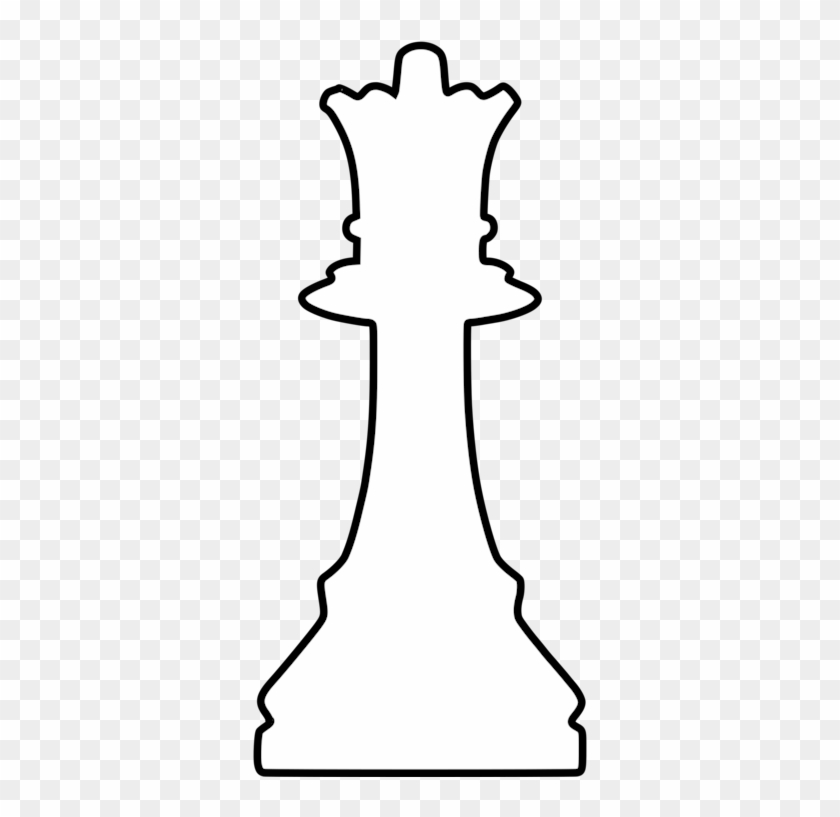
#> input picture tools/sprites/ref_queen.png, 840 x 817 px
$ python redo_queen.py
#> lines starting #> are read from the running program, lines starting #| are printed output that depends on the picture
### tools/sprites/restyle.py
"""Restyle all white piece statics to a unified flat-white look while
keeping each piece's silhouette PIXEL-IDENTICAL to the original. Then
recolor each new white sprite to its black sibling.

Style:
  - 1px dark outline along the silhouette boundary
  - mostly solid white interior with a light right-edge shadow band for
    minimal volume cue
  - bishop & assassin_bishop also get a small dark cross painted on the
    mitre face

Verification:
  - After redraw we compare the binary alpha mask of the new sprite to
    the original. They must match exactly (within an alpha threshold).
  - If any piece fails verification we abort with a diff count so we can
    debug — no half-broken art gets written to disk.
"""

from __future__ import annotations

import sys
from pathlib import Path
from PIL import Image

ROOT = Path(__file__).resolve().parent.parent.parent
sys.path.insert(0, str(Path(__file__).resolve().parent))
from gen_sprites import recolor_to_black  # noqa: E402

WHITE_DIR = ROOT / "godot/assets/sprites/anim/pieces/white"
BLACK_DIR = ROOT / "godot/assets/sprites/anim/pieces/black"

PIECES = [
    "pawn", "rook", "knight", "bishop", "queen", "king",
    "bandit_pawn", "alter_knight", "assassin_bishop",
]

ALPHA_THRESH = 8

# Palette
OUTLINE = (40, 40, 50, 255)
FILL    = (250, 248, 242, 255)
SHADOW  = (210, 208, 200, 255)
# Feature accents — used for cape & sword internals so they read as
# distinct elements painted *on* the white silhouette without changing
# its outer shape.
CAPE_FILL    = (108, 60, 60, 255)
CAPE_SHADOW  = (78, 40, 42, 255)
SWORD_DARK   = (60, 60, 70, 255)

# Pieces that get a dark cross painted on the mitre face.
CROSS_PIECES = {"bishop", "assassin_bishop"}


def silhouette_mask(img: Image.Image) -> list[list[bool]]:
    w, h = img.size
    px = img.load()
    return [[px[x, y][3] > ALPHA_THRESH for y in range(h)] for x in range(w)]


def is_outline(mask: list[list[bool]], x: int, y: int) -> bool:
    """True if (x,y) is in the silhouette but has at least one neighbor
    (4-connectivity, with the canvas border counting as transparent) that
    is OUT of the silhouette."""
    w = len(mask)
    h = len(mask[0])
    if not mask[x][y]:
        return False
    for dx, dy in ((-1, 0), (1, 0), (0, -1), (0, 1)):
        nx, ny = x + dx, y + dy
        if not (0 <= nx < w and 0 <= ny < h):
            return True
        if not mask[nx][ny]:
            return True
    return False


def restyle_one(orig: Image.Image, piece_id: str) -> Image.Image:
    w, h = orig.size
    mask = silhouette_mask(orig)
    out = Image.new("RGBA", (w, h), (0, 0, 0, 0))
    op = out.load()

    # Pass 1: outline + plain fill
    for y in range(h):
        for x in range(w):
            if not mask[x][y]:
                continue
            if is_outline(mask, x, y):
                op[x, y] = OUTLINE
            else:
                op[x, y] = FILL

    # Pass 2: right-edge shadow band per row (1-2 pixels of FILL closest
    # to the right outline get SHADOW). This gives subtle volume without
    # adding internal detail.
    for y in range(h):
        # Find indices in this row that are interior (FILL). Walk from the
        # right and convert up to 2 contiguous fill pixels to SHADOW.
        row_fill_xs = [x for x in range(w) if op[x, y] == FILL]
        if not row_fill_xs:
            continue
        for x in row_fill_xs[-2:]:
            op[x, y] = SHADOW

    # Pass 3: piece-specific feature painting is now handled by
    # tools/sprites/refine_features.py via PixelLab so the added details
    # match the suite's pixel-art aesthetic. restyle.py only does the
    # silhouette-preserving repaint.
    return out


# [155 lines left out: functions paint_cape, paint_sword, paint_bishop_cross, silhouette_diff, main, not called in this run]


# [2 lines that do not run on import are left out]

### tools/sprites/gen_sprites.py
"""Generate Chess-2 piece sprites via the PixelLab API.

Pipeline (cost-aware):
  1. Generate ONE anchor piece (white pawn) via pixflux (text-only).
  2. Generate the other 5 white base pieces via bitforge, conditioned
     on the white pawn as style_image — locks all 6 white pieces to
     a coherent style.
  3. Generate 3 white variants (bandit_pawn, alter_knight, assassin_bishop)
     via bitforge with their respective white base piece as both
     style_image AND init_image — preserves the base shape and adds
     the variant feature (cape, horn, sword).
  4. Procedurally recolor each white sprite to black via PIL — single
     local pass, free, deterministic. No API calls for black versions.

Total API calls: 9 (1 pixflux + 8 bitforge).

Outputs land at:
  godot/assets/sprites/anim/pieces/<color>/<piece_id>/static.png

Prerequisites:
  - pip install pixellab
  - .env file at project root with PIXELLAB_API_KEY=...

Usage:
  python tools/gen_sprites.py            # generate all (skips files that exist)
  python tools/gen_sprites.py --force    # regenerate everything
  python tools/gen_sprites.py --only pawn rook    # regenerate specific pieces

Note: This script overwrites only `static.png` per piece. Animation strips
(move, attack, hit, death) are still produced by generate_sprites.py and
will look stylistically different from the AI-generated statics until
they're regenerated separately. Run generate_sprites.py once first to
ensure non-static animation strips and FX exist, THEN run this script.
generate_sprites.py would overwrite our static.png if re-run after.
"""

from __future__ import annotations

import argparse
import os
import sys
import time
from pathlib import Path

import pixellab
from dotenv import load_dotenv
from PIL import Image, ImageDraw

ROOT = Path(__file__).resolve().parent.parent.parent
SPRITES_ROOT = ROOT / "godot" / "assets" / "sprites" / "anim" / "pieces"

# Native generation resolution. PixelLab handles up to 400x400; we go 64x64
# because the in-game sprite container after the 4px tile padding on a 72px
# square is ~64x64, so 64x64 art renders 1:1 with no scaling. Higher than
# the 32x32 of the existing procedural strips, but the renderer's
# STRETCH_KEEP_ASPECT_CENTERED + nearest filter handles the mismatch.
SIZE = 64

# Common style suffix appended to every prompt to keep the suite cohesive.
STYLE = (
    ", clean pixel art chess piece, frontal view (camera facing the piece "
    "head-on), simple flat background that will be removed, single piece "
    "centered, dark outline, smooth shading, recognizable silhouette"
)

BASE_PIECES = ["pawn", "rook", "knight", "bishop", "queen", "king"]

DESCRIPTIONS_WHITE = {
    "pawn":   "white chess pawn, simple round head on a stout body",
    "rook":   ("Staunton chess rook piece. WIDE squat cylindrical body. "
               "The top is a small castle battlement: flat horizontal "
               "top edge with 3 rectangular teeth sticking up "
               "(crenellations like a parapet wall)"),
    "knight": ("Staunton chess knight piece — a horse head in profile "
               "facing right with a flowing mane and a bridle, mounted "
               "on a round base"),
    "bishop": ("Staunton chess bishop piece. Tall slender body with a "
               "round base and a thin neck collar. The TOP is shaped "
               "like a tall POINTED OVAL CAP (a teardrop-shaped mitre "
               "ending in a small round bead at the very top) with a "
               "CURVED DIAGONAL SLIT cut into the front of the cap from "
               "the upper-left toward the lower-right, like a sliver "
               "removed from the side"),
    "queen":  ("Staunton chess queen piece. Tall slender body. The TOP "
               "is a wide CROWN with multiple POINTED PEAKS each tipped "
               "with a SMALL ROUND PEARL (like a tiara: a row of about "
               "5 sharp points each capped with a tiny ball, arched "
               "across the top of the head). The crown is wider than "
               "the body. NO cross on top"),
    "king":   ("Staunton chess king piece. Tall slender body. The very "
               "TOP is a small CHRISTIAN CROSS — a clear plus-sign shape "
               "(one short vertical bar crossed by one short horizontal "
               "bar) sitting on a tiny round orb. The cross is the only "
               "thing on top, no points or spikes around it"),
}

# Negative prompts — explicitly excluded features per piece. Used by pixflux
# to steer away from common confusions.
NEGATIVE_WHITE = {
    "rook":   "spire, point, finial, dome, sphere, ball on top, cross, crown",
    "bishop": "cross, crown of points, spikes, flat top, multiple peaks",
    "queen":  "cross, mitre, slit, single point, dome, smooth ball top",
    "king":   "crown of points, multiple points, pearls, spikes, mitre, slit",
}

# Variants: (variant_id, base_id, prompt, use_init_image).
# use_init_image=True: gen_variant uses the base sprite as init_image so
# the variant inherits the base silhouette, with the prompt adding the
# distinguishing feature. Works for large features (cape).
# use_init_image=False: pure pixflux from text. Use when the feature is
# small enough that the base shape suppresses it (sword on bishop's back).
VARIANTS = [
    ("bandit_pawn",
     "pawn",
     "white chess pawn wearing a flowing dark red cape draped over its "
     "shoulders, the cape clearly visible behind the body",
     True),
    ("alter_knight",
     "knight",
     "white chess knight as a unicorn — a single long pointed horn stands "
     "straight up from the horse's forehead, like a unicorn",
     True),
    ("assassin_bishop",
     "bishop",
     "white pixel art chess bishop holding a long sheathed sword "
     "vertically behind its back, the sword's hilt visible above the "
     "bishop's mitre, the sheath extending downward behind the body",
     False),
]


# [9 lines left out: function load_client, not called in this run]


def static_path(color: str, piece_id: str) -> Path:
    return SPRITES_ROOT / color / piece_id / "static.png"


# [72 lines left out: functions save_png, gen_anchor, gen_white_base, gen_variant, not called in this run]


# =============================================================================
# INPAINT HEAD REPLACEMENT
# =============================================================================
# Take an existing AI-generated piece and ask PixelLab to regenerate
# JUST the top region (the head) with the iconic feature prompt. Keeps
# the body intact while letting the model paint a distinctive head.

HEAD_PROMPTS = {
    "rook": ("the top of a stone castle wall: a perfectly FLAT and "
             "HORIZONTAL top edge (a straight horizontal line) with "
             "THREE SHORT SQUARE BLOCKS sticking straight UP from that "
             "flat line, evenly spaced. Like a tiny city wall battlement"),
    "bishop": ("smooth round-topped pixel-art bishop mitre with a "
               "clear PLUS SIGN cut (two perpendicular lines forming "
               "a cross shape) carved as a notch into the front face"),
    "queen": ("wide pixel-art chess queen crown with FIVE TALL SHARP "
              "POINTED SPIKES radiating straight up like a fan, the "
              "crown wider than the body, like a tiara of sharp peaks"),
    "king": ("a CLEAR plus-sign CROSS shape (vertical bar + horizontal "
             "crossbar) sitting on a tiny round orb at the very top"),
}

HEAD_NEGATIVES = {
    "rook":   "single point, spire, pointed top, cross, dome, sphere, finial, spike, peak, crown",
    "bishop": "cross on top, crown of points, multiple spikes, flat top, plain bauble",
    "queen":  "cross, single point, mitre, slit, dome, plain ball",
    "king":   "crown of points, multiple spikes, mitre, slit, plain bauble, single ball",
}


# [51 lines left out: functions _bbox_top, _make_head_mask, inpaint_head, not called in this run]


def recolor_to_black(white_img: Image.Image) -> Image.Image:
    """Procedural white -> black palette swap.
    Approach: brightness-based remap. Bright pixels (the cream interior)
    get mapped to dark grey; dark pixels (the outline / shadows) stay
    near-dark with a small lift so they don't blend into the new fill.
    Transparent pixels stay transparent."""
    img = white_img.convert("RGBA").copy()
    px = img.load()
    w, h = img.size
    for y in range(h):
        for x in range(w):
            r, g, b, a = px[x, y]
            if a < 8:
                continue
            v = (r + g + b) / 3.0
            if v >= 200:
                # Bright fill (white) → mid-dark grey
                nv = 64
            elif v >= 140:
                # Mid fill (mid highlight) → darker grey
                nv = 48
            elif v >= 80:
                # Shadow tones → very dark grey, slight blue cast
                nv = 32
            else:
                # Outline / deep shadow → keep near-black, very slight lift
                nv = max(r, 12)
                px[x, y] = (nv, nv, nv, a)
                continue
            # Slight cool tint so black pieces don't read as muddy brown
            px[x, y] = (nv, nv, min(255, nv + 6), a)
    return img


# [82 lines left out: function main, not called in this run]


# [2 lines that do not run on import are left out]

### tools/sprites/redo_queen.py
"""Direct conversion of the line-art queen reference to a 64x64 pixel-
art queen sprite in the suite palette.

Pipeline:
  1. Threshold the ref to find black outline pixels.
  2. Flood-fill from the four corners on 'background' (white pixels).
     Everything NOT background is the queen silhouette (outline + interior).
  3. Tight crop to the silhouette bbox, downscale to a 64x64 canvas
     preserving aspect ratio (centered).
  4. Threshold the downscaled image into a clean binary alpha mask.
  5. Procedurally symmetrize the silhouette around the centroid x so
     the 5-crenellation crown reads as bilaterally symmetric.
  6. Run restyle to enforce the suite palette (1px outline + cream fill
     + right-edge shadow band).
  7. Save white + recolor black.
  8. Comprehensive verification.
"""

from __future__ import annotations

import sys
from collections import deque
from pathlib import Path
from PIL import Image

ROOT = Path(__file__).resolve().parent.parent.parent
sys.path.insert(0, str(Path(__file__).resolve().parent))
from gen_sprites import recolor_to_black  # noqa: E402
from restyle import restyle_one  # noqa: E402

REF       = ROOT / "tools/sprites/ref_queen.png"
WHITE_DIR = ROOT / "godot/assets/sprites/anim/pieces/white"
BLACK_DIR = ROOT / "godot/assets/sprites/anim/pieces/black"
SIZE = 64
ALPHA_THRESH = 8


def silhouette_from_lineart(ref: Image.Image) -> Image.Image:
    """Return an RGBA image same size as ref where queen pixels are
    opaque white and everything else is transparent."""
    w, h = ref.size
    src = ref.load()

    # is_bg: bright pixel (any non-outline pixel). The reference has
    # JPEG noise so we threshold loosely: anything brighter than ~200
    # is bg-ish. The outline is near-black so it'll fall well below.
    def is_bg(x: int, y: int) -> bool:
        r, g, b = src[x, y][:3]
        return r > 200 and g > 200 and b > 200

    visited = [[False] * h for _ in range(w)]
    bg_mask = [[False] * h for _ in range(w)]

    # Seed flood-fill from EVERY border pixel that's bg-ish. Robust
    # against any single corner being corrupted.
    q = deque()
    border = (
        [(x, 0) for x in range(w)]
        + [(x, h - 1) for x in range(w)]
        + [(0, y) for y in range(h)]
        + [(w - 1, y) for y in range(h)]
    )
    for bx, by in border:
        if not visited[bx][by] and is_bg(bx, by):
            visited[bx][by] = True
            bg_mask[bx][by] = True
            q.append((bx, by))

    while q:
        x, y = q.popleft()
        for dx, dy in ((1, 0), (-1, 0), (0, 1), (0, -1)):
            nx, ny = x + dx, y + dy
            if not (0 <= nx < w and 0 <= ny < h):
                continue
            if visited[nx][ny]:
                continue
            visited[nx][ny] = True
            if is_bg(nx, ny):
                bg_mask[nx][ny] = True
                q.append((nx, ny))

    out = Image.new("RGBA", (w, h), (0, 0, 0, 0))
    op = out.load()
    for y in range(h):
        for x in range(w):
            if not bg_mask[x][y]:
                op[x, y] = (255, 255, 255, 255)
    return out


def silhouette_bbox(img: Image.Image) -> tuple[int, int, int, int]:
    w, h = img.size
    px = img.load()
    xs = []; ys = []
    for y in range(h):
        for x in range(w):
            if px[x, y][3] > ALPHA_THRESH:
                xs.append(x); ys.append(y)
    return min(xs), min(ys), max(xs), max(ys)


def fit_to_canvas(silhouette: Image.Image, target: int,
                  debug_save: Path | None = None) -> Image.Image:
    """Crop to silhouette bbox, scale to fit target × target preserving
    aspect, paste centered on a transparent canvas.

    Uses LANCZOS for the resample then a low alpha threshold (>=32)
    so the thin crown crenellations survive (they read as semi-
    transparent edges after downscale)."""
    x0, y0, x1, y1 = silhouette_bbox(silhouette)
    crop = silhouette.crop((x0, y0, x1 + 1, y1 + 1))
    cw, ch = crop.size
    aspect = cw / ch
    if aspect > 1:
        new_w = target
        new_h = int(target / aspect)
    else:
        new_h = target
        new_w = int(target * aspect)
    crop = crop.resize((new_w, new_h), Image.LANCZOS)
    canvas = Image.new("RGBA", (target, target), (0, 0, 0, 0))
    canvas.paste(crop, ((target - new_w) // 2, (target - new_h) // 2), crop)
    if debug_save is not None:
        canvas.save(debug_save)
    # Threshold alpha generously so thin features (crenellations) survive
    px = canvas.load()
    for y in range(target):
        for x in range(target):
            r, g, b, a = px[x, y]
            if a < 32:
                px[x, y] = (0, 0, 0, 0)
            else:
                px[x, y] = (255, 255, 255, 255)
    return canvas


def alpha_mask(img):
    w, h = img.size
    px = img.load()
    return [[px[x, y][3] > ALPHA_THRESH for y in range(h)] for x in range(w)]


def silhouette_centroid_x(mask) -> int:
    w = len(mask); h = len(mask[0])
    xs = [x for y in range(h) for x in range(w) if mask[x][y]]
    if not xs:
        return w // 2
    return round(sum(xs) / len(xs))


def symmetrize(img: Image.Image, cx: int) -> Image.Image:
    """Per row, take the dominant side (more opaque pixels) and mirror
    it. Result is perfectly bilateral around column cx."""
    w, h = img.size
    src = img.load()
    out = Image.new("RGBA", (w, h), (0, 0, 0, 0))
    dst = out.load()
    for y in range(h):
        left = sum(1 for x in range(0, cx) if src[x, y][3] > ALPHA_THRESH)
        right = sum(1 for x in range(cx, w) if src[x, y][3] > ALPHA_THRESH)
        dst[cx, y] = src[cx, y]
        if left >= right:
            for d in range(1, max(cx + 1, w - cx)):
                xl = cx - d
                xr = cx + d
                if 0 <= xl < w and 0 <= xr < w:
                    dst[xl, y] = src[xl, y]
                    dst[xr, y] = src[xl, y]
        else:
            for d in range(1, max(cx + 1, w - cx)):
                xl = cx - d
                xr = cx + d
                if 0 <= xl < w and 0 <= xr < w:
                    dst[xr, y] = src[xr, y]
                    dst[xl, y] = src[xr, y]
    return out


def count_crown_peaks(img: Image.Image) -> int:
    """Count the number of peaks in the top profile of the silhouette
    (treating local minima of topmost-y as 'peaks')."""
    w, h = img.size
    mask = alpha_mask(img)
    top_profile = []
    for x in range(w):
        ty = None
        for y in range(h):
            if mask[x][y]:
                ty = y
                break
        top_profile.append(ty if ty is not None else h)
    peaks = 0
    i = 0
    while i < w:
        if top_profile[i] >= h:
            i += 1
            continue
        # walk over a plateau of equal top-y
        j = i
        while j + 1 < w and top_profile[j + 1] == top_profile[i]:
            j += 1
        # a peak = top-y is strictly less than both left and right
        # neighbors of the plateau
        left_y = top_profile[i - 1] if i > 0 else h
        right_y = top_profile[j + 1] if j + 1 < w else h
        if top_profile[i] < left_y and top_profile[i] < right_y:
            peaks += 1
        i = j + 1
    return peaks


def main():
    ref = Image.open(REF).convert("RGBA")
#> ref is the input picture: PIL image 840x817 RGBA; mean R, G, B, A 240.9, 240.9, 240.9, 255
    print(f"ref {ref.size}")
#| ref (840, 817)

    sil = silhouette_from_lineart(ref)
#> the loop in silhouette_from_lineart, `for bx, by in border:` made 3314 passes
#> (r in is_bg, g in is_bg, b in is_bg) on passes 1 to 3: (255, 255, 255), (255, 255, 255), (255, 255, 255)
#> after the loop in silhouette_from_lineart, `for bx, by in border:`: bg_mask = 840 items
#> the loop in silhouette_from_lineart, `while q:` made 556511 passes
    bbox = silhouette_bbox(sil)
#> bbox = (253, 41, 586, 776)
    print(f"silhouette bbox in ref: {bbox} "
          f"size={bbox[2]-bbox[0]+1}x{bbox[3]-bbox[1]+1}")
#| silhouette bbox in ref: (253, 41, 586, 776) size=334x736

    canvas = fit_to_canvas(sil, SIZE)
#> in fit_to_canvas, `x0, y0, x1, y1 = silhouette_bbox(silhouette)`: x0 = 253; y0 = 41; x1 = 586; y1 = 776
#> in fit_to_canvas, `canvas.paste(crop, ((target - new_w) // 2, (target - new_h) // 2), crop)`:
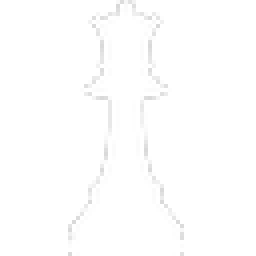
#> canvas: PIL image 64x64 RGBA (shown 4 times larger); mean R, G, B, A 61, 61, 61, 59.1; transparent parts drawn white
    mask = alpha_mask(canvas)
#> mask = 64 items
    cx = silhouette_centroid_x(mask)
#> in silhouette_centroid_x, `w = len(mask)`: w = 64
#> in silhouette_centroid_x, `xs = [x for y in range(h) for x in range(w) if mask[x][y]]`: xs = 999 values, max 45 at index 796, min 17 at index 768, mean 31.04
#> cx = 31
    print(f"centroid x in 64x64 canvas: {cx}")
#| centroid x in 64x64 canvas: 31

    sym = symmetrize(canvas, cx)
#> the loop in symmetrize, `for y in range(h):` made 64 passes
#> (left, right) on passes 1 to 8: (1, 2), (2, 3), (2, 3), (3, 4), (8, 9), (8, 9), (8, 9), (7, 8)
    peaks_before = count_crown_peaks(canvas)
#> in count_crown_peaks, `mask = alpha_mask(img)`: mask = 64 items
    peaks_after = count_crown_peaks(sym)
    print(f"crown peaks: {peaks_before} -> {peaks_after} after symmetry")
#| crown peaks: 3 -> 3 after symmetry

    # Apply suite palette via restyle
    final = restyle_one(sym, "queen")
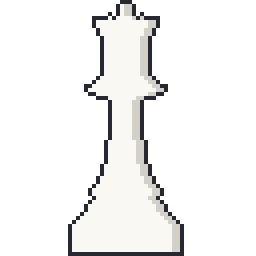
#> final: PIL image 64x64 RGBA (shown 4 times larger); mean R, G, B, A 51.1, 50.7, 49.9, 62.5; transparent parts drawn white

    # Verification: the silhouette in `final` must match `sym` exactly
    fm = alpha_mask(final)
    sm = alpha_mask(sym)
    diff = sum(1 for y in range(SIZE) for x in range(SIZE) if fm[x][y] != sm[x][y])
    print(f"silhouette preserved by restyle: {diff} mismatched cells")
#| silhouette preserved by restyle: 0 mismatched cells

    # Bilateral symmetry check
    bd_diff = 0
    op_total = 0
    for y in range(SIZE):
        for x in range(SIZE):
            if fm[x][y]:
                op_total += 1
            mx = 2 * cx - x
            if 0 <= mx < SIZE:
                if fm[x][y] != fm[mx][y]:
                    bd_diff += 1
#> (the rest of the program and of its run is left out)
